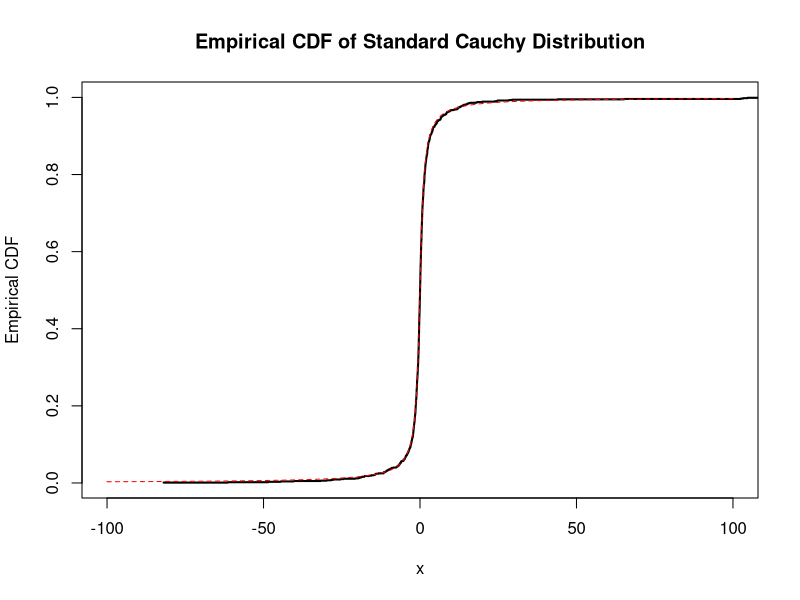
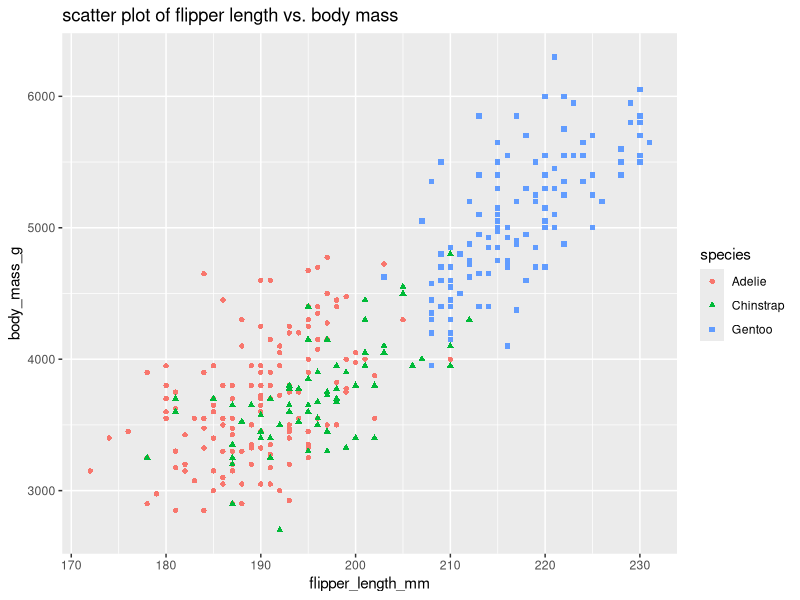

Write the R code that produced these figures, in order.
## ---- chunk 1
knitr::opts_chunk$set(
  collapse = TRUE,
  comment = "#>"
)
include_solutions <- TRUE
## ---- chunk 2
require(rmarkdown)
require(knitr)
require(kableExtra)
# Put any library imports and other preamble here.
library(ggplot2)
## ---- chunk 3

### Question 1a

generate_cauchy_samples <- function(n) {
  # Generate 'n' uniform random numbers between 0 and 1
  u <- runif(n)
  
  # Apply the inverse CDF formula to get Cauchy samples
  samples <- tan(pi * (u - 0.5))  
  return(samples)
}

num_samples = 1000

# Generate samples from the standard Cauchy distribution
cauchy_samples <- generate_cauchy_samples(num_samples)

## ---- chunk 4

### Question 1b

# Sort the samples in ascending order
sorted_samples <- sort(cauchy_samples)

# Calculate the cumulative probabilities for each sample
cumulative_probs <- (1:num_samples) / num_samples

x_values <- seq(-100, 100,  length.out = 1000)
cdf_values <- pcauchy(x_values)

# Plot the empirical CDF
plot(sorted_samples, 
     cumulative_probs, 
     type = "s", 
     xlab = "x", 
     ylab = "Empirical CDF", 
     main = "Empirical CDF of Standard Cauchy Distribution", 
     lwd = 2, lty = 1, xlim = c(-100,100))
lines(x_values, cdf_values, type = "l", 
      xlab = "x", ylab = "CDF", main = "CDF of Standard Cauchy Distribution", 
      col = 'red', lty = 2)
## ---- chunk 5

### Question 1c

calculate_ecdf <- function(x) {
    return(sum(sorted_samples <= x)/num_samples)
}

df <- data.frame(x = c(0.5, 1.0, 10.0), 
                ecdf = c(calculate_ecdf(0.5), 
                         calculate_ecdf(1.0), 
                         calculate_ecdf(10.0))
                )
kbl(df,
    caption = 'Empirical CDF', 
    label = 'ecdf',
    digits = 2) %>%
  kable_styling(
    bootstrap_options = c("striped", "hover", "condensed"),
    font_size = 12)
## ---- chunk 6
head(palmerpenguins::penguins)
## ---- chunk 7
data1 = palmerpenguins::penguins
p = ggplot(data1, aes(x=flipper_length_mm, y=body_mass_g, shape=species, color=species)) + geom_point() + ggtitle("scatter plot of flipper length vs. body mass")
p
p = p + geom_point(aes(x = mean(data1$flipper_length_mm[data1$species=="Adelie"],na.rm=T), y = mean(data1$body_mass_g[data1$species=="Adelie"],na.rm=T)), color = "red", shape = 8, size = 4)
p = p + geom_point(aes(x = mean(data1$flipper_length_mm[data1$species=="Chinstrap"],na.rm=T), y = mean(data1$body_mass_g[data1$species=="Chinstrap"],na.rm=T)), color = "green", shape = 8, size = 4)
p = p + geom_point(aes(x = mean(data1$flipper_length_mm[data1$species=="Gentoo"],na.rm=T), y = mean(data1$body_mass_g[data1$species=="Gentoo"],na.rm=T)), color = "blue", shape = 8, size = 4)
